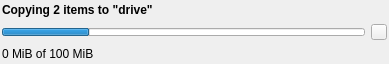
<?xml version="1.0" encoding="UTF-8"?>
<ui version="4.0">
 <class>Form</class>
 <widget class="QWidget" name="Form">
  <property name="geometry">
   <rect>
    <x>0</x>
    <y>0</y>
    <width>389</width>
    <height>64</height>
   </rect>
  </property>
  <property name="windowTitle">
   <string> </string>
  </property>
  <layout class="QGridLayout" name="gridLayout">
   <property name="leftMargin">
    <number>2</number>
   </property>
   <property name="topMargin">
    <number>2</number>
   </property>
   <property name="rightMargin">
    <number>2</number>
   </property>
   <property name="bottomMargin">
    <number>2</number>
   </property>
   <item row="0" column="0">
    <widget class="QLabel" name="status">
     <property name="font">
      <font>
       <weight>75</weight>
       <bold>true</bold>
      </font>
     </property>
     <property name="text">
      <string>Copying 2 items to &quot;drive&quot;</string>
     </property>
    </widget>
   </item>
   <item row="1" column="0">
    <widget class="QProgressBar" name="progressBar">
     <property name="maximumSize">
      <size>
       <width>16777215</width>
       <height>8</height>
      </size>
     </property>
     <property name="value">
      <number>24</number>
     </property>
     <property name="textVisible">
      <bool>false</bool>
     </property>
    </widget>
   </item>
   <item row="1" column="1">
    <widget class="QPushButton" name="pushButton">
     <property name="sizePolicy">
      <sizepolicy hsizetype="Fixed" vsizetype="Fixed">
       <horstretch>0</horstretch>
       <verstretch>0</verstretch>
      </sizepolicy>
     </property>
     <property name="maximumSize">
      <size>
       <width>16</width>
       <height>16</height>
      </size>
     </property>
     <property name="icon">
      <iconset theme="cancel"/>
     </property>
    </widget>
   </item>
   <item row="2" column="0">
    <widget class="QLabel" name="dataTransfer">
     <property name="text">
      <string>0 MiB of 100 MiB</string>
     </property>
    </widget>
   </item>
  </layout>
 </widget>
 <resources/>
 <connections/>
</ui>
